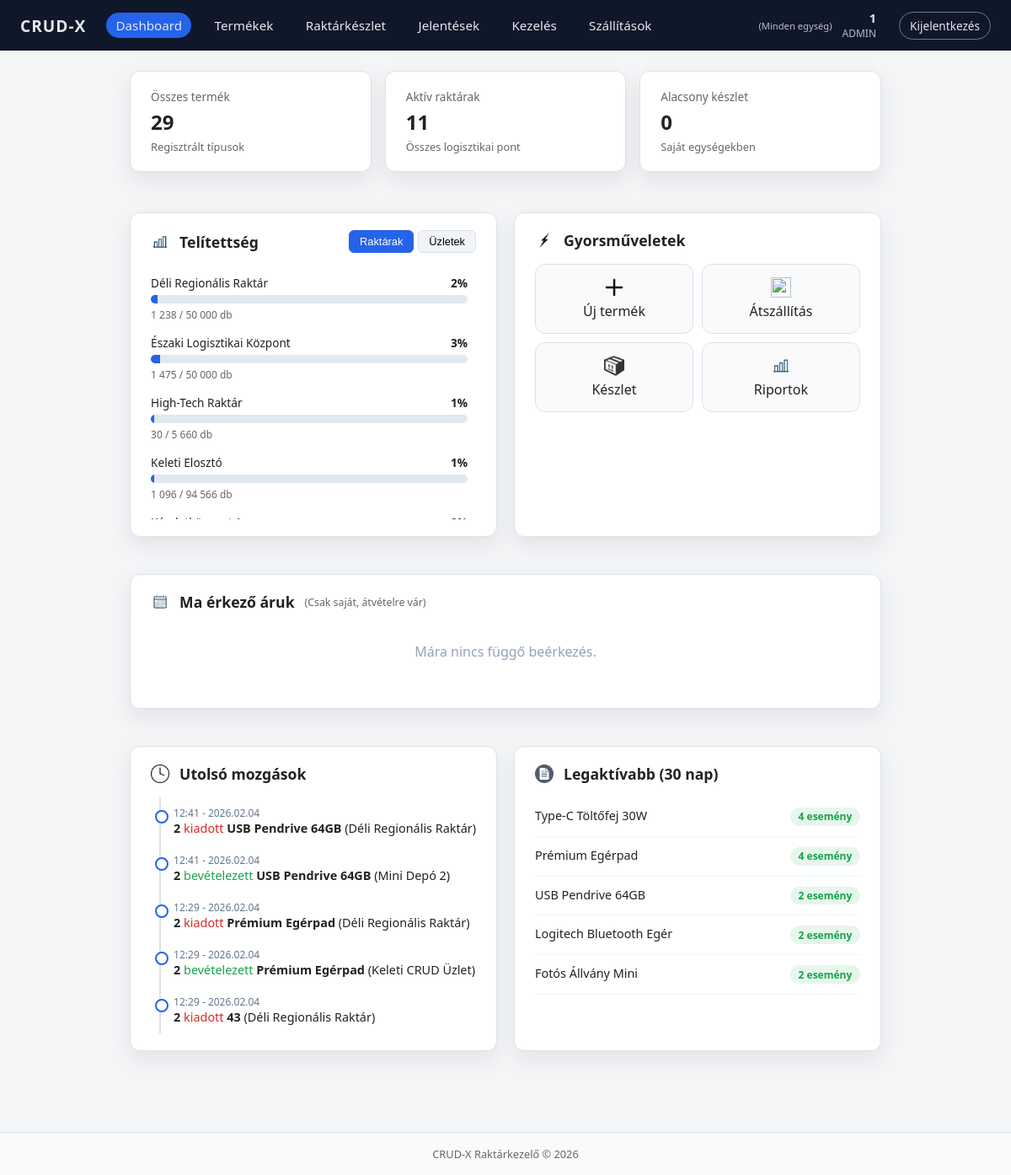
The app's page /CRUDX_v93/index.php (signed in) with its own data.
### tables this page shows
CREATE TABLE `transports` (
  `ID` int(11) NOT NULL,
  `batch_id` varchar(50) DEFAULT NULL,
  `product_ID` int(11) NOT NULL,
  `warehouse_ID` int(11) NOT NULL,
  `type` enum('import','export') NOT NULL,
  `date` datetime NOT NULL DEFAULT current_timestamp(),
  `user_ID` int(11) NOT NULL,
  `description` text NOT NULL,
  `arriveIn` date DEFAULT NULL,
  `quantity` int(11) NOT NULL,
  `status` enum('pending','completed','canceled') DEFAULT 'pending'
);

CREATE TABLE `users` (
  `ID` int(11) NOT NULL,
  `username` varchar(30) NOT NULL,
  `active` tinyint(1) NOT NULL DEFAULT 1,
  `password` varchar(255) NOT NULL,
  `role` enum('user','admin','owner') NOT NULL,
  `warehouse_id` int(11) DEFAULT NULL,
  `created_at` datetime NOT NULL,
  `login_at` datetime NOT NULL
);

CREATE TABLE `products` (
  `ID` int(11) NOT NULL,
  `name` varchar(100) NOT NULL,
  `item_number` varchar(100) NOT NULL,
  `description` text NOT NULL,
  `category_ID` int(11) NOT NULL,
  `active` tinyint(1) NOT NULL,
  `created_at` datetime NOT NULL DEFAULT current_timestamp(),
  `updated_at` datetime DEFAULT current_timestamp()
);

CREATE TABLE `warehouses` (
  `ID` int(11) NOT NULL,
  `name` varchar(255) NOT NULL,
  `address` varchar(255) NOT NULL,
  `max_quantity` int(20) NOT NULL,
  `type` enum('warehouse','store') NOT NULL,
  `active` tinyint(1) NOT NULL DEFAULT 1
);

### CRUDX_v93/index.php (the view, shortened to what this page needs)
<?php
    include './config.php';
    include './components/navbar.php';
    $userId = $_SESSION['user_id'];
    $userRole = $_SESSION['role'] ?? 'user';
    $isRestricted = ($userRole !== 'owner');
    $allowedWarehouseIds = [];
    if ($isRestricted) {
        $stmtAccess = $pdo->prepare("SELECT warehouse_id FROM user_warehouse_access WHERE user_id = ?");
        $stmtAccess->execute([$userId]);
        $allowedWarehouseIds = $stmtAccess->fetchAll(PDO::FETCH_COLUMN);
    }
    $totalProdCount = $pdo->query("SELECT COUNT(*) FROM products")->fetchColumn();
    $warehouseCount = $pdo->query("SELECT COUNT(*) FROM warehouses")->fetchColumn();
    $lowStockCount = 0;
    $capacities = $pdo->query("
        SELECT w.name, w.max_quantity, w.type, COALESCE(SUM(i.quantity), 0) as current_qty
        FROM warehouses w
        LEFT JOIN inventory i ON w.ID = i.warehouse_ID
        GROUP BY w.ID
        ORDER BY w.name ASC
    ")->fetchAll(PDO::FETCH_ASSOC);
    $warehouses_list = [];
    $stores_list = [];
    foreach ($capacities as $cap) {
        if ($cap['type'] === 'store') { $stores_list[] = $cap; }
        else { $warehouses_list[] = $cap; }
    }
    $sqlArrivals = "
        SELECT t.batch_id, MAX(w.name) as w_name, MAX(t.arriveIn) as arrive_date
        FROM transports t
        JOIN warehouses w ON t.warehouse_ID = w.ID
        WHERE t.type = 'import'
          AND t.arriveIn = CURDATE()
          AND t.status = 'pending'
    ";
    if ($isRestricted) {
        if (!empty($allowedWarehouseIds)) {
            $inQuery = implode(',', array_map('intval', $allowedWarehouseIds));
            $sqlArrivals .= " AND t.warehouse_ID IN ($inQuery)";
        } else {
            $sqlArrivals .= " AND 1=0";
        }
    }
    $sqlArrivals .= " GROUP BY t.batch_id ORDER BY t.ID DESC";
    $todayArrivals = $pdo->query($sqlArrivals)->fetchAll(PDO::FETCH_ASSOC);
    $recentActivity = $pdo->query("
        SELECT t.*, u.username, p.name as p_name, w.name as w_name
        FROM transports t
        JOIN users u ON t.user_ID = u.ID
        JOIN products p ON t.product_ID = p.ID
        JOIN warehouses w ON t.warehouse_ID = w.ID
        ORDER BY t.date DESC LIMIT 5
    ")->fetchAll(PDO::FETCH_ASSOC);
    $topMovers = $pdo->query("
        SELECT p.name, COUNT(t.ID) as move_count
        FROM transports t
        JOIN products p ON t.product_ID = p.ID
        WHERE t.date >= DATE_SUB(NOW(), INTERVAL 30 DAY)
        GROUP BY t.product_ID
        ORDER BY move_count DESC LIMIT 5
    ")->fetchAll(PDO::FETCH_ASSOC);
    function renderCapacityList($list) {
        foreach ($list as $cap):
            $percent = $cap['max_quantity'] > 0 ? round(($cap['current_qty'] / $cap['max_quantity']) * 100) : 0;
            $isCritical = $percent >= 90;
        ?>
            <div style="margin-bottom: 15px; padding-right: 10px;">
                <div style="display:flex; justify-content:space-between; font-size: 0.85rem;">
                    <span><?= htmlspecialchars($cap['name']) ?></span>
                    <span style="font-weight:bold;"><?= $percent ?>%</span>
                </div>
                <div class="progress-container">
                    <div class="progress-bar <?= $isCritical ? 'critical' : '' ?>" style="width: <?= min($percent, 100) ?>%"></div>
                </div>
                <small style="color: #666; font-size: 0.75rem;">
                    <?= number_format($cap['current_qty'], 0, '.', ' ') ?> / <?= number_format($cap['max_quantity'], 0, '.', ' ') ?> db
                </small>
            </div>
        <?php endforeach;
    }
?>
<!DOCTYPE html>
<html lang="hu">
<head>
    <link rel="stylesheet" href="./style/style.css">
</head>
<body>
<main class="container">
    <section class="stats-grid">
        <div class="card stat-card">
            <div class="stat-label">Összes termék</div>
            <div class="stat-value"><?= $totalProdCount ?></div>
            <div class="stat-sub">Regisztrált típusok</div>
        </div>
        <div class="card stat-card">
            <div class="stat-label">Aktív raktárak</div>
            <div class="stat-value"><?= $warehouseCount ?></div>
            <div class="stat-sub">Összes logisztikai pont</div>
        </div>
        <div class="card stat-card <?= $lowStockCount > 0 ? 'critical' : '' ?>">
            <div class="stat-label">Alacsony készlet</div>
            <div class="stat-value"><?= $lowStockCount ?></div>
            <div class="stat-sub">
                <?= ($isRestricted) ? 'Saját egységekben' : 'Azonnali utánpótlás kell' ?>
            </div>
        </div>
    </section>
    <div class="dashboard-layout">
        <?php if (in_array($userRole, ['admin','owner'])): ?>
                <section class="card">
                    <div class="card-header">
                        <h2><img class="icon" src="./img/1485477213-statistics_78572.png"> Telítettség</h2>
                        <div class="tab-buttons">
                            <button class="tab-btn active" onclick="showTab('warehouses', this)">Raktárak</button>
                            <button class="tab-btn" onclick="showTab('stores', this)">Üzletek</button>
                        </div>
                    </div>
                    <div class="scrollable-stats" id="warehouses-tab">
                        <?php renderCapacityList($warehouses_list); ?>
                    </div>
                </section>
                <section class="card">
                    <div class="card-header"><h2><img class="icon" src="./img/lightning_icon_187922.png"> Gyorsműveletek</h2></div>
                    <div class="action-grid">
                        <a href="admin.php" class="action-btn"><span><img class="icon" src="./img/create_new_plus_add_icon_232794.png"></span> Új termék</a>
                        <a href="transports.php" class="action-btn"><span><img class="icon" src="./img/truck_23929.png"></span> Átszállítás</a>
                        <a href="inventory.php" class="action-btn"><span><img class="icon" src="./img/products_box.png"></span> Készlet</a>
                        <a href="reports.php" class="action-btn"><span><img class="icon" src="./img/1485477213-statistics_78572.png"></span> Riportok</a>
                    </div>
                </section>
        <?php endif; ?>
        <section class="card full-width">
            <div class="card-header">
                <h2>
                    <img class="icon" src="./img/1485477075-calendar_78587.png">
                    Ma érkező áruk
                    <?php if($isRestricted): ?>
                        <small style="font-weight:normal; font-size:0.7em; color:#666;">(Csak saját, átvételre vár)</small>
                    <?php endif; ?>
                </h2>
            </div>
            <?php if (empty($todayArrivals)): ?>
                <p style="text-align:center; padding: 20px; color: #94a3b8;">Mára nincs függő beérkezés.</p>
            <?php endif; ?>
        </section>
        <section class="card">
            <div class="card-header"><h2><img class="icon" src="./img/clock_80424.png"> Utolsó mozgások</h2></div>
            <div style="margin-top: 10px;">
                <?php foreach($recentActivity as $act): ?>
                    <div class="timeline-item">
                        <div style="font-size: 0.75rem; color: #64748b;"><?= date('H:i', strtotime($act['date'])) ?> - <?= date('Y.m.d', strtotime($act['date'])) ?></div>
                        <div style="font-size: 0.9rem;">
                            <strong><?= htmlspecialchars($act['username']) ?></strong>
                            <span style="color: <?= $act['type']=='import' ? '#16a34a' : '#dc2626' ?>;">
                                <?= $act['type'] == 'import' ? 'bevételezett' : 'kiadott' ?>
                            </span>
                            <strong><?= htmlspecialchars($act['p_name']) ?></strong>
                            (<?= htmlspecialchars($act['w_name']) ?>)
                        </div>
                    </div>
                <?php endforeach; ?>
            </div>
        </section>
        <section class="card">
            <div class="card-header"><h2><img class="icon" src="./img/document_23966.png"> Legaktívabb (30 nap)</h2></div>
            <div style="margin-top: 10px;">
                <?php foreach($topMovers as $mover): ?>
                    <div style="display:flex; justify-content:space-between; padding: 12px 0; border-bottom: 1px solid #f1f5f9;">
                        <span style="font-size: 0.9rem;"><?= htmlspecialchars($mover['name']) ?></span>
                        <span class="badge badge-success" style="font-size: 0.75rem;"><?= $mover['move_count'] ?> esemény</span>
                    </div>
                <?php endforeach; ?>
            </div>
        </section>
    </div>
</main>
<?php include './components/footer.php'; ?>
</body>
</html>

### CRUDX_v93/style/style.css (style rules this page uses)
a, a:visited, a:hover, a:active, a:focus { text-decoration: none !important; color: inherit !important; }
:root { --bg: #f4f5f7; --bg-card: #ffffff; --border: #dde1e7; --text: #222; --text-muted: #666; --primary: #2563eb; --primary-soft: #e0ecff; --danger: #dc2626; --success: #16a34a; --radius-lg: 12px; --radius-sm: 6px; --shadow-soft: 0 10px 25px rgba(15, 23, 42, 0.08); }
* { box-sizing: border-box; }
html, body { height: 100%; margin: 0; }
body { font-family: system-ui, -apple-system, BlinkMacSystemFont, "Segoe UI", sans-serif; background: var(--bg); color: var(--text); margin: 0; display: flex; flex-direction: column; min-height: 100vh; }
main.container { flex: 1 0 auto; padding-bottom: 2rem; }
.container { max-width: 1200px; margin: 1.5rem auto 2.5rem; padding: 0 1rem; }
.card { background: var(--bg-card); border-radius: var(--radius-lg); box-shadow: var(--shadow-soft); padding: 1.25rem 1.5rem; margin-bottom: 1.5rem; border: 1px solid var(--border); }
.card-header { display: flex; align-items: center; justify-content: space-between; gap: 1rem; margin-bottom: 1rem; }
.card-header h2 { margin: 0; font-size: 1.1rem; }
.stats-grid { display: grid; grid-template-columns: repeat(auto-fit, minmax(230px, 1fr)); gap: 1rem; margin-bottom: 1.5rem; }
.stat-card { display: flex; flex-direction: column; gap: 0.25rem; }
.stat-label { font-size: 0.85rem; color: var(--text-muted); }
.stat-value { font-size: 1.5rem; font-weight: 700; }
.stat-sub { font-size: 0.8rem; color: var(--text-muted); }
.badge { display: inline-block; padding: 0.15rem 0.6rem; border-radius: 999px; font-size: 0.75rem; font-weight: 600; user-select: none; }
.badge-success { background: rgba(22, 163, 74, 0.1); color: var(--success); cursor: pointer; }
.card-header .icon { width: 22px !important; height: 22px !important; object-fit: contain; user-select: none; }
.card-header h2 { display: flex; align-items: center; gap: 12px; margin: 0; }
div h2 .icon { display: flex; align-items: center; gap: 12px; margin: 0; }
.card h2 { display: flex; align-items: center; gap: 12px; margin: 0; }
.card .icon { width: 24px; height: 24px; object-fit: contain; }

### CRUDX_v93/index.php (style rules this page uses)
.dashboard-layout { display: grid; grid-template-columns: 1fr 1fr; gap: 20px; margin-top: 20px; }
.full-width { grid-column: span 2; }
.progress-container { background: #e2e8f0; border-radius: 8px; height: 10px; width: 100%; margin: 5px 0; overflow: hidden; }
.progress-bar { height: 100%; background: var(--primary); transition: width 0.3s; }
.tab-buttons { display: flex; gap: 5px; }
.tab-btn { padding: 5px 12px; border: 1px solid var(--border); background: #f1f5f9; border-radius: 6px; cursor: pointer; font-size: 0.8rem; transition: 0.2s; }
.tab-btn.active { background: var(--primary); color: white; border-color: var(--primary); }
.scrollable-stats { max-height: 300px; overflow-y: auto; padding-top: 10px; scrollbar-width: thin; }
.action-grid { display: grid; grid-template-columns: 1fr 1fr; gap: 10px; }
.action-btn { display: flex; flex-direction: column; align-items: center; justify-content: center; padding: 15px; background: #f8fafc; border: 1px solid var(--border); border-radius: 12px; text-decoration: none; color: var(--text); transition: 0.2s; text-align: center; }
.action-btn span { font-size: 1.5rem; margin-bottom: 5px; }
.timeline-item { padding: 10px 0; border-left: 2px solid var(--border); padding-left: 15px; position: relative; margin-left: 10px; }
.timeline-item::before { content: ""; position: absolute; left: -7px; top: 15px; width: 12px; height: 12px; background: white; border: 2px solid var(--primary); border-radius: 50%; }

### records on screen
transports: date "12:41", date "2026.02.04", user_ID.username "2", type "kiadott", product_ID.name "USB Pendrive 64GB", warehouse_ID.name "Déli Regionális Raktár"
transports: date "12:41", date "2026.02.04", user_ID.username "2", type "bevételezett", product_ID.name "USB Pendrive 64GB", warehouse_ID.name "Mini Depó 2"
transports: date "12:29", date "2026.02.04", user_ID.username "2", type "kiadott", product_ID.name "Prémium Egérpad", warehouse_ID.name "Déli Regionális Raktár"
transports: date "12:29", date "2026.02.04", user_ID.username "2", type "bevételezett", product_ID.name "Prémium Egérpad", warehouse_ID.name "Keleti CRUD Üzlet"
transports: date "12:29", date "2026.02.04", user_ID.username "2", type "kiadott", product_ID.name "43", warehouse_ID.name "Déli Regionális Raktár"

### other values on screen
$_SESSION['warehouse_name'] "Minden egység"
$_SESSION['username'] "1"
$_SESSION['role'] "ADMIN"
$totalProdCount "29"
$warehouseCount "11"
$lowStockCount "0"
$cap['name'] "Déli Regionális Raktár"
$percent "2"
$cap['current_qty'] "1 238"
$cap['max_quantity'] "50 000"
$cap['name'] "Északi Logisztikai Központ"
$percent "3"
$cap['current_qty'] "1 475"
$cap['name'] "High-Tech Raktár"
$percent "1"
